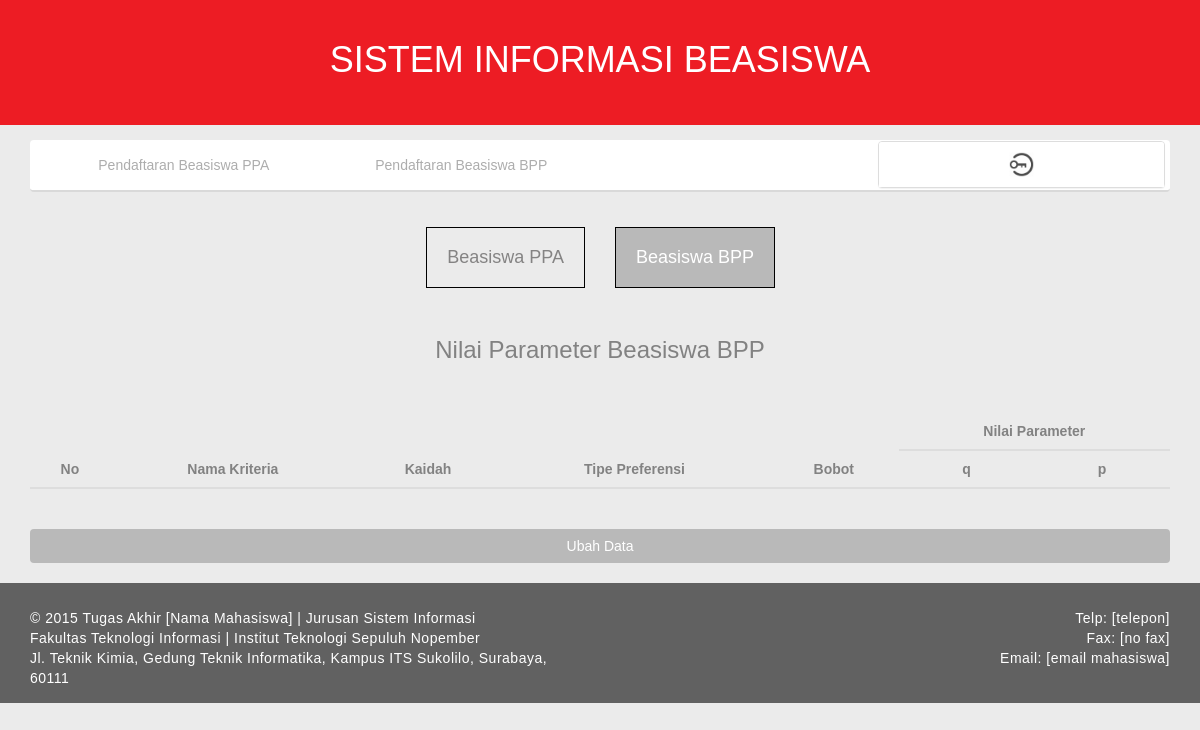
Page /index.php/admin/parameter_bpp on the earlier database version.
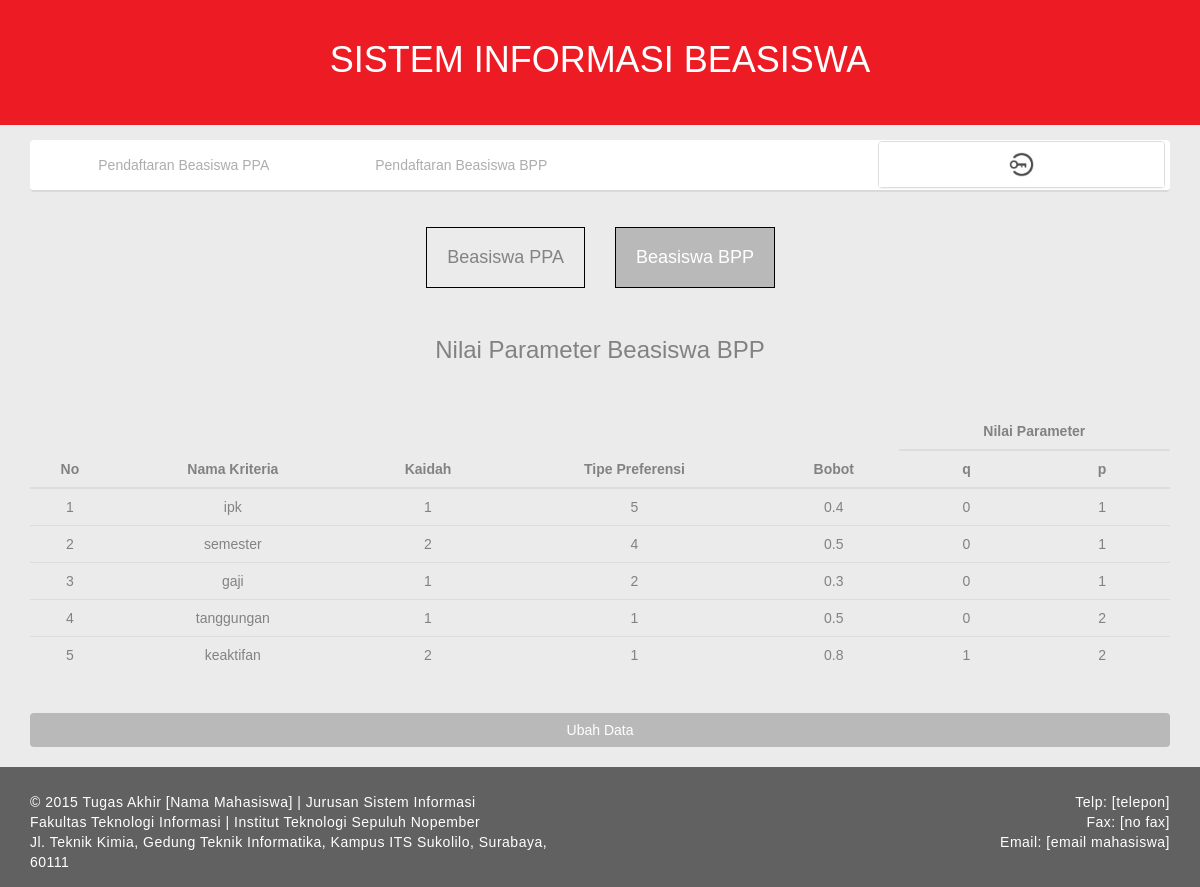
Same page on the later database version.
### tables this page shows
CREATE TABLE `parameter_bpp` (
  `id_parameter` int(11) DEFAULT NULL,
  `nama_kriteria` varchar(255) DEFAULT NULL,
  `kaidah` int(11) DEFAULT NULL,
  `tipe` int(11) DEFAULT NULL,
  `bobot` float DEFAULT NULL,
  `q` float DEFAULT NULL,
  `p` float DEFAULT NULL
);

### application/controllers/admin.php (called while the page is built, shortened)
<?php if ( ! defined('BASEPATH')) exit('No direct script access allowed');
class Admin extends CI_Controller {
	public function __construct()
	{
		$this->load->library('session');
	}
	public function parameter_bpp()
	{
		$this->load->database('beasiswa');
		$this->load->model('Beasiswa_models','bea');
		$this->load->view('layout/header',array('display'=>'set_parameter'));
		$this->load->view('admin/parameter_bpp',array('data'=>$this->bea->nilai_parameter('bpp')));
		$this->load->view('layout/footer');
	}
}

### index.php (called while the page is built, shortened)
<?php
require_once BASEPATH.'core/CodeIgniter.php';

### application/models/Beasiswa_models.php (called while the page is built, shortened)
<?php
class Beasiswa_models extends CI_Model {
   public function nilai_parameter($par)
   {
      $count=1;
      if($par=='ppa')
         $sql = $this->db->get_where('parameter_ppa');
      else
         $sql = $this->db->get_where('parameter_bpp');
      foreach ($sql->result() as $row) {
            $kriteria[$count++]=array('no'=>$row->id_parameter,'kriteria'=>$row->nama_kriteria,'kaidah'=>$row->kaidah,'tipe'=>$row->tipe,'bobot'=>$row->bobot,'q'=>$row->q,'p'=>$row->p);
      }
      return $kriteria;
   }
}
?>

### application/views/admin/parameter_bpp.php (the view)
<div class="col-md-12" style="background:none;">
	<div class="col-md-6" style="background:none;">
		<a href="<?php echo  base_url();?>admin/parameter_ppa"><h4 class="tipe" style="float:right;">Beasiswa PPA</h4></a>
	</div>
	<div class="col-md-6" style="background:none;">
		<a href="<?php echo  base_url();?>admin/parameter_bpp"><h4 class="tipe" style="float:left;background-color:#B9B9B9;color:white;">Beasiswa BPP</h4></a>
	</div>
</div>
<br><br><br><br><br>
<div class="col-md-12" style="background:none;text-align:center;">
	<h3>Nilai Parameter Beasiswa BPP</h3><br><br>
	<table class="table" style="text-align:center;">
		 <thead>
	        <tr>
	            <th rowspan="2" style="text-align:center;">No</th>
	            <th rowspan="2" style="text-align:center;">Nama Kriteria</th>
	            <th rowspan="2" style="text-align:center;">Kaidah</th>
	            <th rowspan="2" style="text-align:center;">Tipe Preferensi</th>
	            <th rowspan="2" style="text-align:center;">Bobot</th>
	            <th colspan="2" style="text-align:center;">Nilai Parameter</th>
	        </tr>
          	<tr>
	            <th style="text-align:center;">q</th>
	            <th style="text-align:center;">p</th>
          	</tr>
        </thead>
		<tbody>
			<?php foreach ($data as $key => $value) { ?>
			<tr>
				<td><?php echo $value['no'];?></td>
				<td><?php echo $value['kriteria'];?></td>
				<td><?php echo $value['kaidah'];?></td>
				<td><?php echo $value['tipe'];?></td>
				<td><?php echo $value['bobot'];?></td>
				<td><?php echo $value['q'];?></td>
				<td><?php echo $value['p'];?></td>
			</tr>
			<?php }?>
		</tbody>
	</table>
	<a id="submit-btn" class="btn col-sm-12" style="color:white;background-color:#B9B9B9;margin-top:20px;" href="<?php echo base_url(); ?>admin/set_parameter_bpp"> Ubah Data</a>
</div>

Differences in the rows shown:
added parameter_bpp: no "1", nama_kriteria "ipk", kaidah "1", tipe "5", bobot "0.4", q "0", p "1"
added parameter_bpp: no "2", nama_kriteria "semester", kaidah "2", tipe "4", bobot "0.5", q "0", p "1"
added parameter_bpp: id_parameter "3", nama_kriteria "gaji", kaidah "1", tipe "2", bobot "0.3", q "0", p "1"
added parameter_bpp: id_parameter "4", nama_kriteria "tanggungan", kaidah "1", tipe "1", bobot "0.5", q "0", p "2"
added parameter_bpp: id_parameter "5", nama_kriteria "keaktifan", kaidah "2", tipe "1", bobot "0.8", q "1", p "2"
